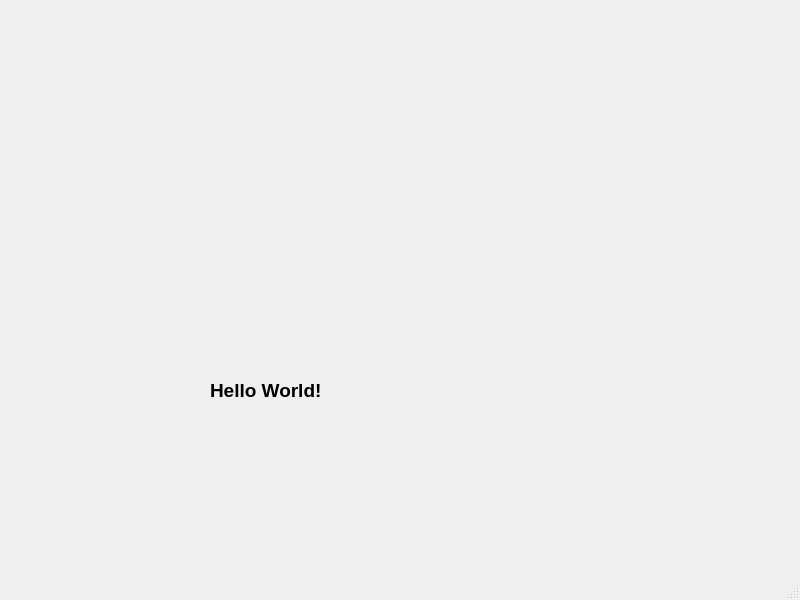
<?xml version="1.0" encoding="UTF-8"?>
<ui version="4.0">
 <class>MainWindow</class>
 <widget class="QMainWindow" name="MainWindow">
  <property name="geometry">
   <rect>
    <x>0</x>
    <y>0</y>
    <width>800</width>
    <height>600</height>
   </rect>
  </property>
  <property name="windowTitle">
   <string>MainWindow</string>
  </property>
  <widget class="QWidget" name="centralwidget">
   <widget class="QLabel" name="label">
    <property name="geometry">
     <rect>
      <x>210</x>
      <y>340</y>
      <width>231</width>
      <height>101</height>
     </rect>
    </property>
    <property name="font">
     <font>
      <pointsize>14</pointsize>
      <weight>75</weight>
      <bold>true</bold>
     </font>
    </property>
    <property name="text">
     <string>Hello World!</string>
    </property>
   </widget>
  </widget>
  <widget class="QMenuBar" name="menubar">
   <property name="geometry">
    <rect>
     <x>0</x>
     <y>0</y>
     <width>800</width>
     <height>22</height>
    </rect>
   </property>
  </widget>
  <widget class="QStatusBar" name="statusbar"/>
 </widget>
 <resources/>
 <connections/>
</ui>
